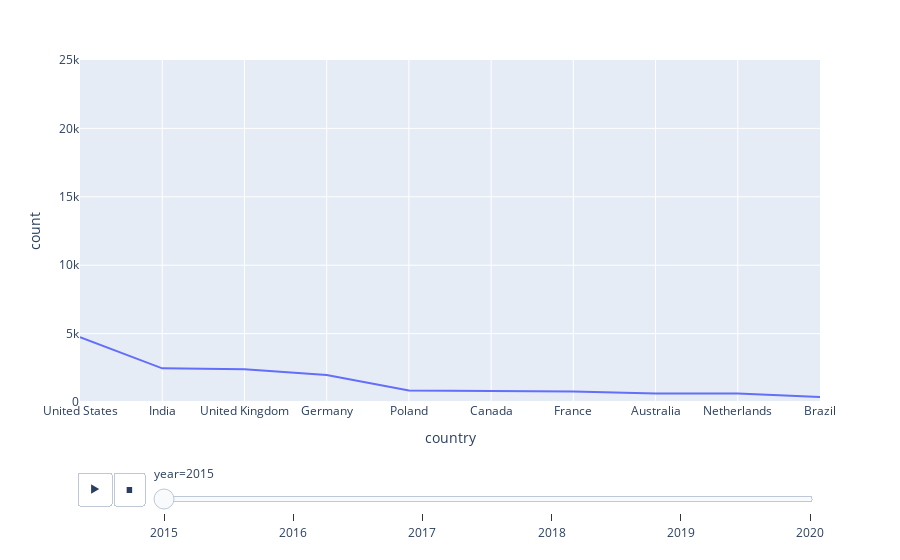

Notebook code for this chart:
### Code cell
countries = df_country.query("year == '2020'").sort_values(by='count', ascending=False).country[:10].values.tolist()

graph_df = df_country[df_country.country.isin(countries)]
px.line(graph_df,
           animation_frame="year",
           x="country",
           y="count",
           hover_name="country",
            range_y=[0,25000]
           )

### Figure 1 — Plotly figure (JSON) as saved in the notebook; plotly's stock layout.template omitted (floating-point values rounded to 4 significant figures)
{"data": [{"hovertemplate": "<b>%{hovertext}</b><br><br>year=2015<br>country=%{x}<br>count=%{y}<extra></extra>", "hovertext": ["United States", "India", "United Kingdom", "Germany", "Poland", "Canada", "France", "Australia", "Netherlands", "Brazil"], "legendgroup": "", "line": {"color": "#636efa", "dash": "solid"}, "mode": "lines", "name": "", "orientation": "v", "showlegend": false, "type": "scatter", "x": ["United States", "India", "United Kingdom", "Germany", "Poland", "Canada", "France", "Australia", "Netherlands", "Brazil"], "xaxis": "x", "y": [4745, 2461, 2403, 1976, 833, 828, 776, 618, 614, 367], "yaxis": "y"}], "layout": {"legend": {"tracegroupgap": 0}, "margin": {"t": 60}, "sliders": [{"active": 0, "currentvalue": {"prefix": "year="}, "len": 0.9, "pad": {"b": 10, "t": 60}, "steps": [{"args": [["2015"], {"frame": {"duration": 0, "redraw": false}, "fromcurrent": true, "mode": "immediate", "transition": {"duration": 0, "easing": "linear"}}], "label": "2015", "method": "animate"}, {"args": [["2016"], {"frame": {"duration": 0, "redraw": false}, "fromcurrent": true, "mode": "immediate", "transition": {"duration": 0, "easing": "linear"}}], "label": "2016", "method": "animate"}, {"args": [["2017"], {"frame": {"duration": 0, "redraw": false}, "fromcurrent": true, "mode": "immediate", "transition": {"duration": 0, "easing": "linear"}}], "label": "2017", "method": "animate"}, {"args": [["2018"], {"frame": {"duration": 0, "redraw": false}, "fromcurrent": true, "mode": "immediate", "transition": {"duration": 0, "easing": "linear"}}], "label": "2018", "method": "animate"}, {"args": [["2019"], {"frame": {"duration": 0, "redraw": false}, "fromcurrent": true, "mode": "immediate", "transition": {"duration": 0, "easing": "linear"}}], "label": "2019", "method": "animate"}, {"args": [["2020"], {"frame": {"duration": 0, "redraw": false}, "fromcurrent": true, "mode": "immediate", "transition": {"duration": 0, "easing": "linear"}}], "label": "2020", "method": "animate"}], "x": 0.1, "xanchor": "left", "y": 0, "yanchor": "top"}], "updatemenus": [{"buttons": [{"args": [null, {"frame": {"duration": 500, "redraw": false}, "fromcurrent": true, "mode": "immediate", "transition": {"duration": 500, "easing": "linear"}}], "label": "&#9654;", "method": "animate"}, {"args": [[null], {"frame": {"duration": 0, "redraw": false}, "fromcurrent": true, "mode": "immediate", "transition": {"duration": 0, "easing": "linear"}}], "label": "&#9724;", "method": "animate"}], "direction": "left", "pad": {"r": 10, "t": 70}, "showactive": false, "type": "buttons", "x": 0.1, "xanchor": "right", "y": 0, "yanchor": "top"}], "xaxis": {"anchor": "y", "domain": [0, 1], "title": {"text": "country"}}, "yaxis": {"anchor": "x", "domain": [0, 1], "range": [0, 25000], "title": {"text": "count"}}}}
